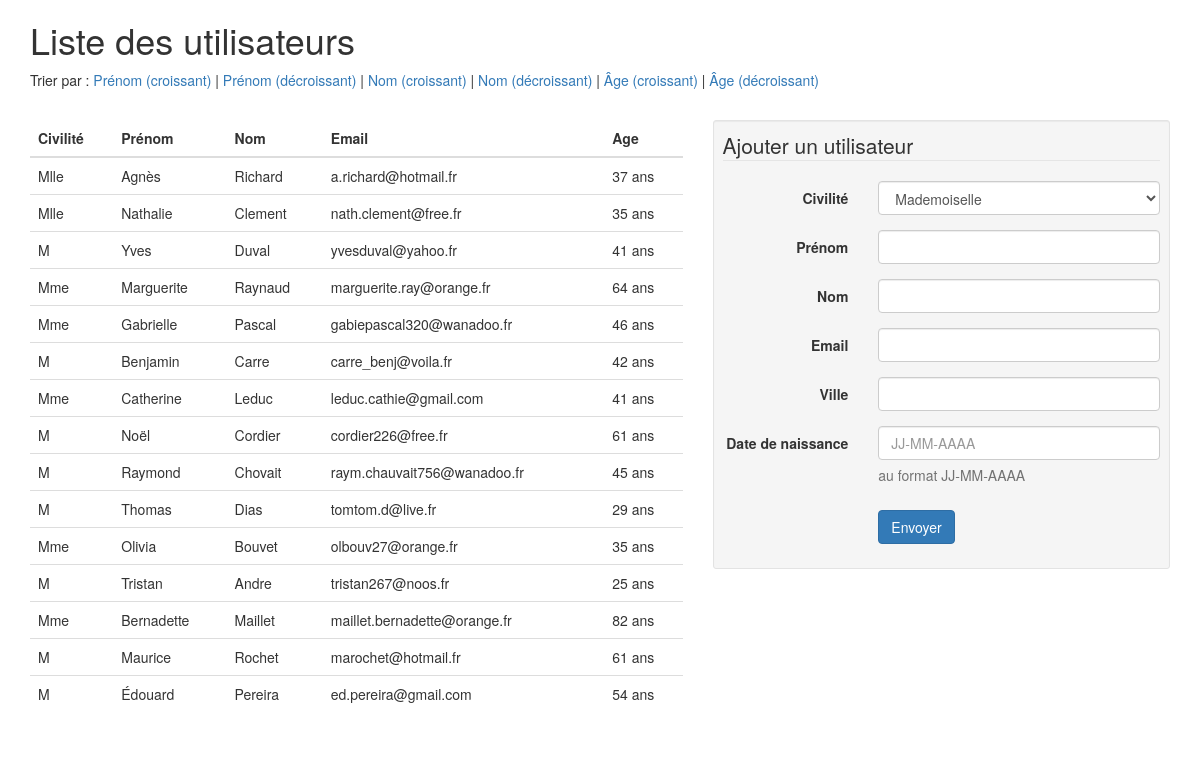
/exercice_2/index.php, run on the app's committed database.
### tables this page shows
CREATE TABLE IF NOT EXISTS `users` (
  `id` int(11) NOT NULL AUTO_INCREMENT,
  `gender` enum('Mlle','Mme','M') NOT NULL,
  `firstname` varchar(255) NOT NULL,
  `lastname` varchar(255) NOT NULL,
  `email` varchar(255) NOT NULL,
  `birthdate` date NOT NULL,
  `city` varchar(255) NOT NULL,
  PRIMARY KEY (`id`),
  UNIQUE KEY `email` (`email`)
);

### exercice_2/index.php (the view, shortened to what this page needs)
<?php
require_once('connect.php');
$order = '';
$queryUsers = $db->prepare('SELECT * FROM users' . $order);
if ($queryUsers->execute()) {
	$users = $queryUsers->fetchAll();
}
?>
<!DOCTYPE html>
<html>
<head>
	<link href="https://maxcdn.bootstrapcdn.com/bootstrap/3.3.6/css/bootstrap.min.css" rel="stylesheet">
</head>
<body>
	<div class="container">
		<h1>Liste des utilisateurs</h1>
		<p>Trier par :
			<a href="index.php?column=firstname&order=asc">Prénom (croissant)</a> |
			<a href="index.php?column=firstname&order=desc">Prénom (décroissant)</a> |
			<a href="index.php?column=lastname&order=asc">Nom (croissant)</a> |
			<a href="index.php?column=lastname&order=desc">Nom (décroissant)</a> |
			<a href="index.php?column=birthdate&order=desc">Âge (croissant)</a> |
			<a href="index.php?column=birthdate&order=asc">Âge (décroissant)</a>
		</p>
		<br>
		<div class="row">
			<div class="col-md-7">
				<table class="table">
					<thead>
						<tr>
							<th>Civilité</th>
							<th>Prénom</th>
							<th>Nom</th>
							<th>Email</th>
							<th>Age</th>
						</tr>
					</thead>
					<tbody>
						<?php foreach ($users as $user) : ?>
							<tr>
								<td><?php echo $user['gender']; ?></td>
								<td><?php echo $user['firstname']; ?></td>
								<td><?php echo $user['lastname']; ?></td>
								<td><?php echo $user['email']; ?></td>
								<td><?php echo DateTime::createFromFormat('Y-m-d', $user['birthdate'])->diff(new DateTime('now'))->y; ?> ans</td>
							</tr>
						<?php endforeach; ?>
					</tbody>
				</table>
			</div>
			<div class="col-md-5">
				<form method="post" class="form-horizontal well well-sm">
					<fieldset>
						<legend>Ajouter un utilisateur</legend>
						<div class="form-group">
							<label class="col-md-4 control-label" for="gender">Civilité</label>
							<div class="col-md-8">
								<select id="gender" name="gender" class="form-control input-md" required>
									<option value="Mlle">Mademoiselle</option>
								</select>
							</div>
						</div>
						<div class="form-group">
							<label class="col-md-4 control-label" for="firstname">Prénom</label>
							<div class="col-md-8">
								<input id="firstname" name="firstname" type="text" class="form-control input-md" required>
							</div>
						</div>
						<div class="form-group">
							<label class="col-md-4 control-label" for="lastname">Nom</label>
							<div class="col-md-8">
								<input id="lastname" name="lastname" type="text" class="form-control input-md" required>
							</div>
						</div>
						<div class="form-group">
							<label class="col-md-4 control-label" for="email">Email</label>
							<div class="col-md-8">
								<input id="email" name="email" type="email" class="form-control input-md" required>
							</div>
						</div>
						<div class="form-group">
							<label class="col-md-4 control-label" for="city">Ville</label>
							<div class="col-md-8">
								<input id="city" name="city" type="text" class="form-control input-md" required>
							</div>
						</div>
						<div class="form-group">
							<label class="col-md-4 control-label" for="birthdate">Date de naissance</label>
							<div class="col-md-8">
								<input id="birthdate" name="birthdate" type="text" placeholder="JJ-MM-AAAA" class="form-control input-md" required>
								<span class="help-block">au format JJ-MM-AAAA</span>
							</div>
						</div>
						<div class="form-group">
							<div class="col-md-4 col-md-offset-4">
								<button type="submit" class="btn btn-primary">Envoyer</button>
							</div>
						</div>
					</fieldset>
				</form>
			</div>
		</div>
	</div>
</body>
</html>

### data on the page
users: gender "Mlle", firstname "Agnès", lastname "Richard", email "a.richard@hotmail.fr"
users: gender "Mlle", firstname "Nathalie", lastname "Clement", email "nath.clement@free.fr"
users: gender "M", firstname "Yves", lastname "Duval", email "yvesduval@yahoo.fr"
users: gender "Mme", firstname "Marguerite", lastname "Raynaud", email "marguerite.ray@orange.fr"
users: gender "Mme", firstname "Gabrielle", lastname "Pascal", email "gabiepascal320@wanadoo.fr"
users: gender "M", firstname "Benjamin", lastname "Carre", email "carre_benj@voila.fr"
users: gender "Mme", firstname "Catherine", lastname "Leduc", email "leduc.cathie@gmail.com"
users: gender "M", firstname "Noël", lastname "Cordier", email "cordier226@free.fr"
users: gender "M", firstname "Raymond", lastname "Chovait", email "raym.chauvait756@wanadoo.fr"
users: gender "M", firstname "Thomas", lastname "Dias", email "tomtom.d@live.fr"
users: gender "Mme", firstname "Olivia", lastname "Bouvet", email "olbouv27@orange.fr"
users: gender "M", firstname "Tristan", lastname "Andre", email "tristan267@noos.fr"
users: gender "Mme", firstname "Bernadette", lastname "Maillet", email "maillet.bernadette@orange.fr"
users: gender "M", firstname "Maurice", lastname "Rochet", email "marochet@hotmail.fr"
users: gender "M", firstname "Édouard", lastname "Pereira", email "ed.pereira@gmail.com"
